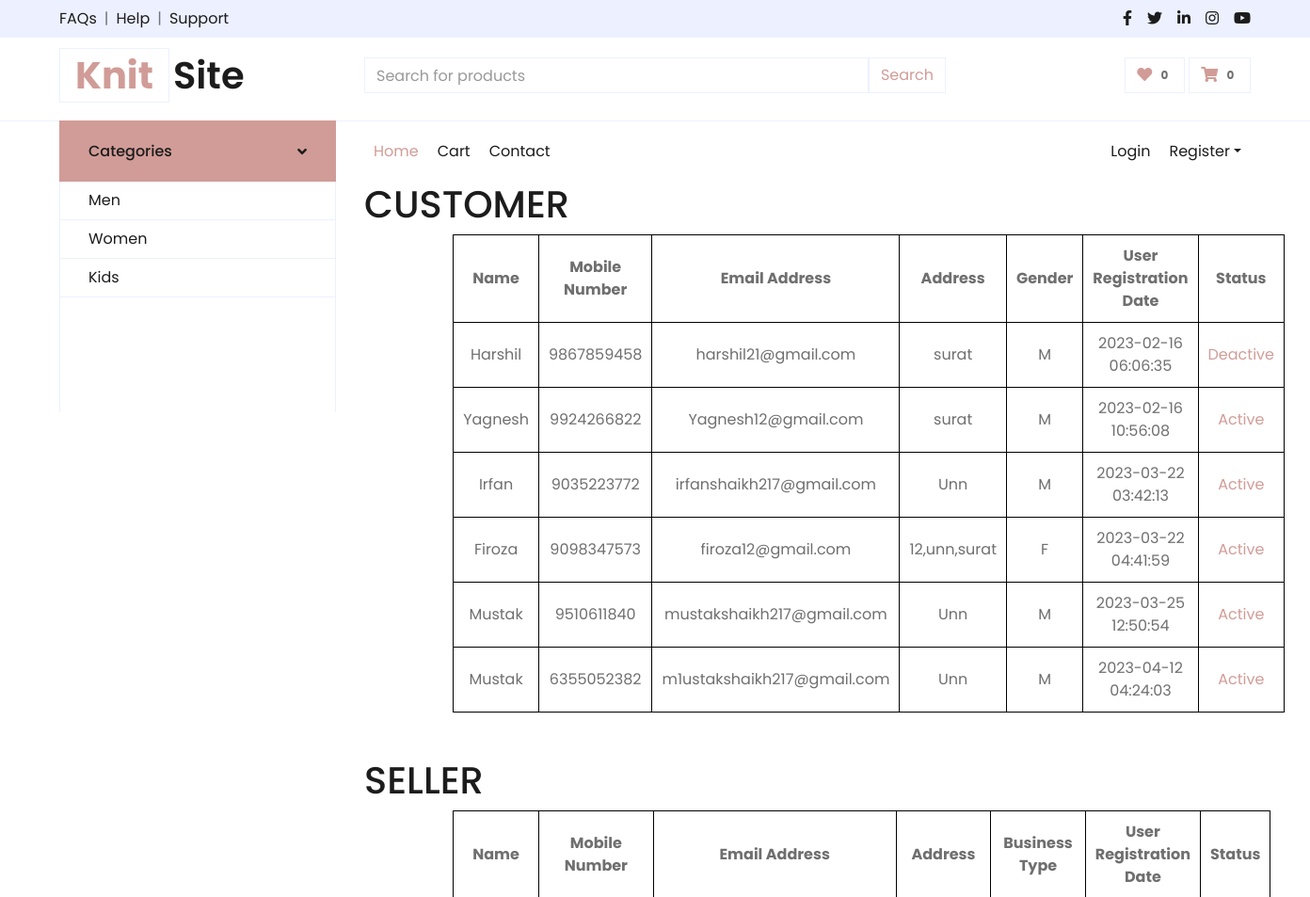
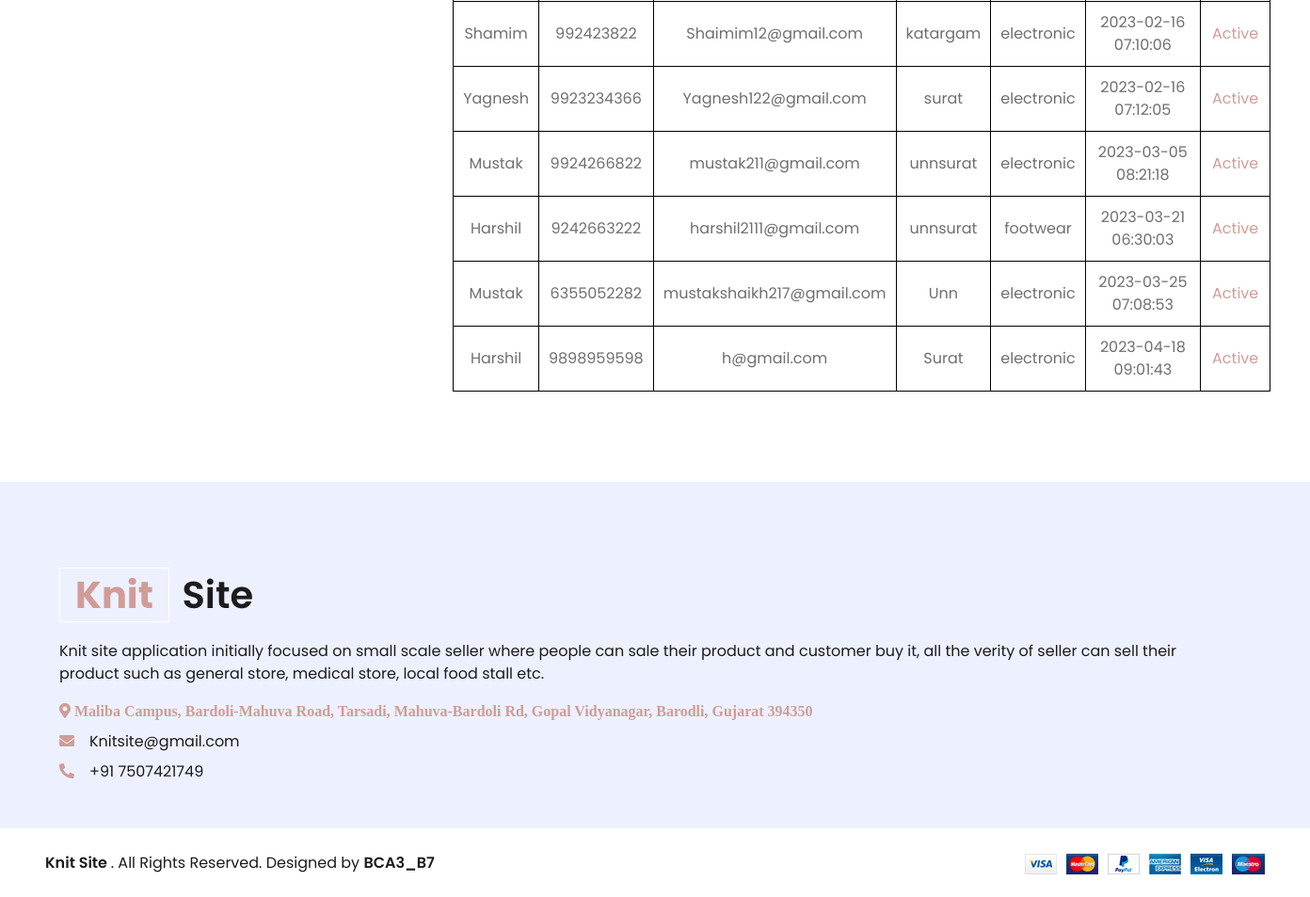
/dashboard.php, run on an earlier commit of the app's database (2 pictures, top to bottom).
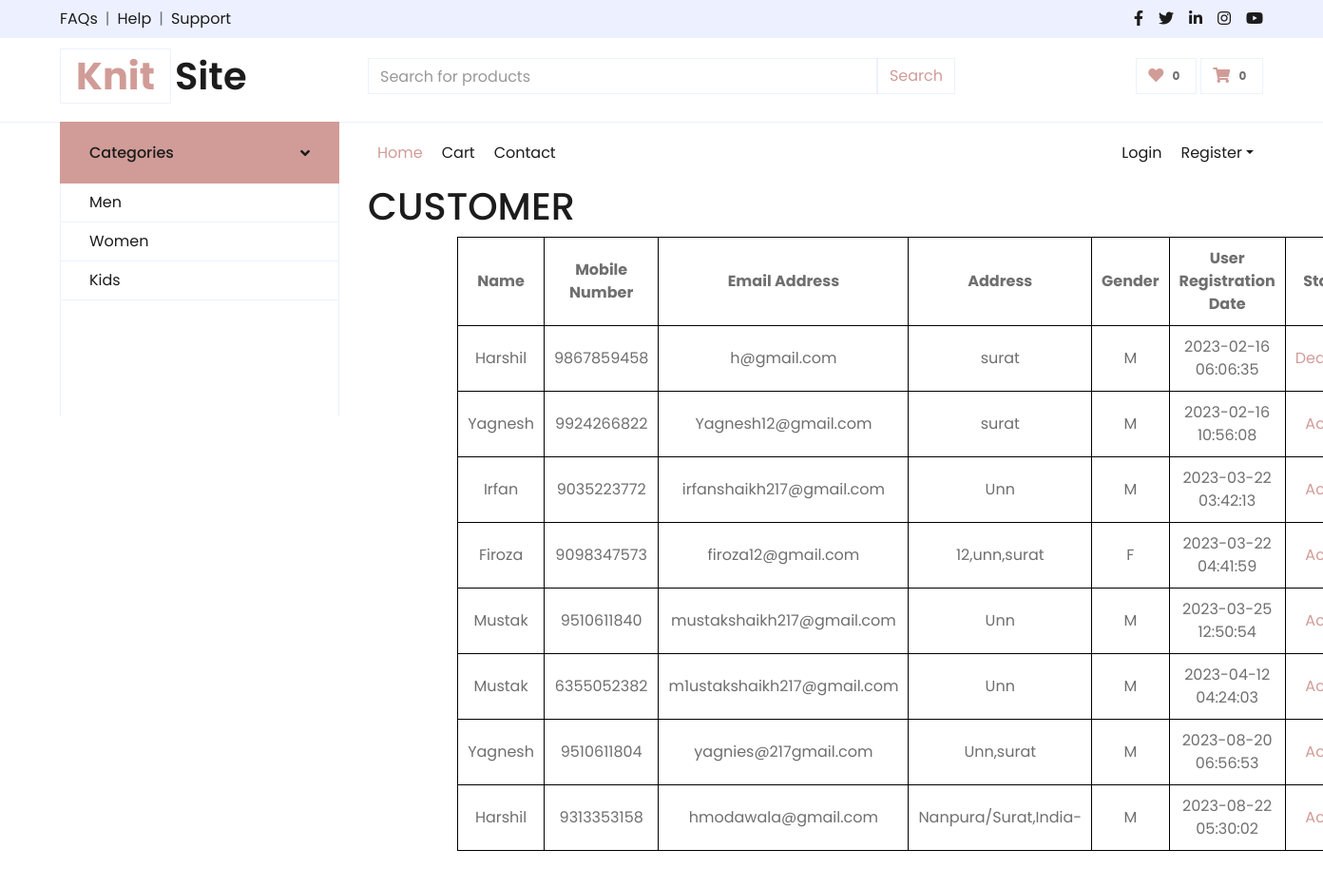
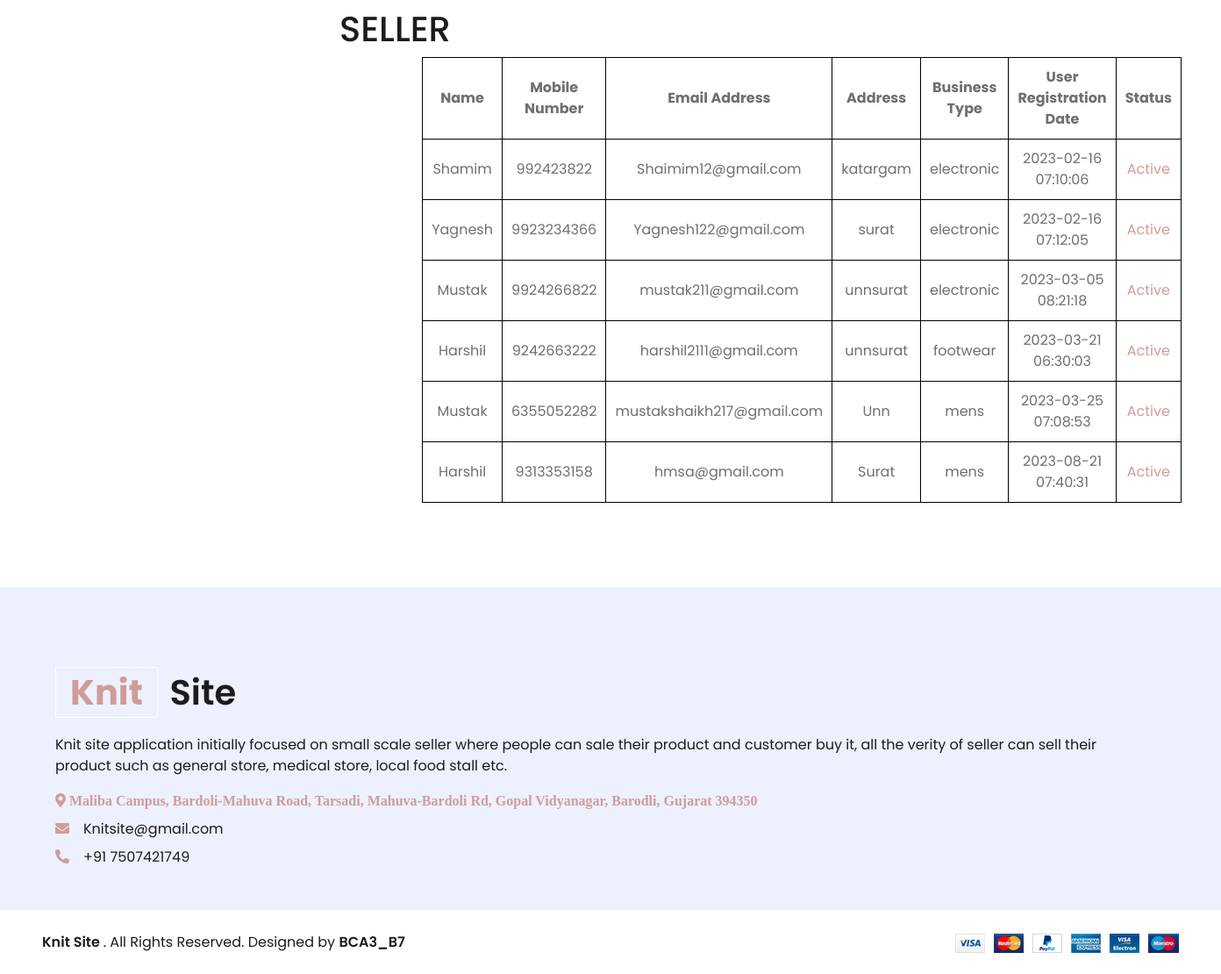
And on a later commit of the database (2 pictures, top to bottom).
### tables this page shows
CREATE TABLE `customerregistration` (
  `UserId` int(11) NOT NULL,
  `UserFirstName` varchar(30) NOT NULL,
  `UserMiddleName` varchar(30) NOT NULL,
  `UserLastName` varchar(30) NOT NULL,
  `MobileNumber` char(10) NOT NULL,
  `EmailAddress` varchar(30) NOT NULL,
  `UserName` varchar(30) NOT NULL,
  `Password` char(32) NOT NULL,
  `ConfirmPassword` char(32) NOT NULL,
  `Address` varchar(50) NOT NULL,
  `Pincode` int(6) NOT NULL,
  `Gender` varchar(1) NOT NULL,
  `CreationDate` datetime NOT NULL,
  `status` varchar(1) NOT NULL DEFAULT '1'
);

CREATE TABLE `sellerregistration` (
  `SellerId` int(11) NOT NULL,
  `SellerFirstName` varchar(30) NOT NULL,
  `SellerMiddleName` varchar(30) NOT NULL,
  `SellerLastName` varchar(30) NOT NULL,
  `MobileNumber` char(10) NOT NULL,
  `EmailAddress` varchar(30) NOT NULL,
  `UserName` varchar(30) NOT NULL,
  `Password` char(32) NOT NULL,
  `ConfirmPassword` char(32) NOT NULL,
  `BusinessLocation` varchar(50) NOT NULL,
  `Pincode` int(6) NOT NULL,
  `BusinessType` varchar(20) NOT NULL,
  `CreationDate` datetime NOT NULL,
  `status` varchar(1) NOT NULL DEFAULT '1',
  `businessdoc` varchar(256) DEFAULT NULL
);

### dashboard.php (the view, shortened to what the changed rows need)
<!DOCTYPE html>
<html lang="en">
<head>
    <link href="https://cdnjs.cloudflare.com/ajax/libs/font-awesome/5.10.0/css/all.min.css" rel="stylesheet">
    <link href="lib/owlcarousel/assets/owl.carousel.min.css" rel="stylesheet">
    <link href="css/style.css" rel="stylesheet">
</head>
<body>
   <?php include_once 'header.php'; ?>
    <div class="container-fluid mb-5">
        <div class="row border-top px-xl-5">
            <div class="col-lg-9">
                <div id="header-carousel" class="carousel slide" data-ride="carousel">
                  <?php
$conn = new mysqli("localhost","root","","knitsite");
$sql = "SELECT UserId,UserFirstName,UserMiddleName,UserLastName,MobileNumber,EmailAddress,UserName,Address,Pincode,Gender,CreationDate,status FROM customerregistration";
$result = $conn->query($sql);
if ($result->num_rows > 0) {
    $row = $result->fetch_all(MYSQLI_ASSOC);
}
?>
<html>
    <h1>CUSTOMER</h1>
    <table>
        <thead>
            <tr>
                <th>Name</th>
                <th>Mobile Number</th>
                <th>Email Address</th>
                <th>Address</th>
                <th>Gender</th>
                <th>User Registration Date</th>
                <th>Status</th>
            </tr>
        </thead>
        <tbody>
            <?php
               if(!empty($row))
               foreach($row as $rows)
              {
            ?>
            <tr>
                <td><?php echo $rows['UserFirstName']; ?></td>
                <td><?php echo $rows['MobileNumber']; ?></td>
                <td><?php echo $rows['EmailAddress']; ?></td>
                <td><?php echo $rows['Address']; ?></td>
                <td><?php echo $rows['Gender']; ?></td>
                <td><?php echo $rows['CreationDate']; ?></td>
                <td><a href="active.php?cid=<?php echo $rows['UserId']; ?>&status=<?php echo $rows['status']; ?>"><?php if($rows['status']==1)echo"Active"; else echo"Deactive"?></a></td>
            </tr>
            <?php } ?>
        </tbody>
    </table>
    <br><br>
</html>
 <?php
$conn = new mysqli("localhost","root","","knitsite");
$sql = "SELECT SellerId,SellerFirstName,SellerMiddleName,SellerLastName,MobileNumber,EmailAddress,UserName,Password,BusinessLocation,Pincode,BusinessType,CreationDate,status FROM sellerregistration";
$result = $conn->query($sql);
if ($result->num_rows > 0) {
    $row = $result->fetch_all(MYSQLI_ASSOC);
}
?>
<html>
    <h1>SELLER</h1>
    <table>
        <thead>
            <tr>
                <th>Name</th>
                <th>Mobile Number</th>
                <th>Email Address</th>
                <th>Address</th>
                <th>Business Type</th>
                <th>User Registration Date</th>
                <th>Status</th>
            </tr>
        </thead>
        <tbody>
            <?php
               if(!empty($row))
               foreach($row as $rows)
              {
            ?>
            <tr>
                <td><?php echo $rows['SellerFirstName']; ?></td>
                <td><?php echo $rows['MobileNumber']; ?></td>
                <td><?php echo $rows['EmailAddress']; ?></td>
                <td><?php echo $rows['BusinessLocation']; ?></td>
                <td><?php echo $rows['BusinessType']; ?></td>
                <td><?php echo $rows['CreationDate']; ?></td>
                <td><a href="active.php?sid=<?php echo $rows['SellerId']; ?>&status=<?php echo $rows['status']; ?>"><?php if($rows['status']==1)echo"Active"; else echo"Deactive"?></a></td>
            </tr>
            <?php } ?>
        </tbody>
    </table>
    <br><br>
</html>
                </div>
            </div>
        </div>
    </div>
    <div class="container-fluid bg-secondary text-dark mt-5 pt-5">
        <div class="row px-xl-5 pt-5">
            <div class="col-lg-12 col-md-12 mb-5 pr-3 pr-xl-5">
                <a href="" class="text-decoration-none">
                    <h1 class="mb-4 display-5 font-weight-semi-bold"><span
                            class="text-primary font-weight-bold border border-white px-3 mr-1">Knit</span> Site</h1>
                </a>
            </div>
        </div>
    </div>
</body>
</html>

What changed in the data, as far as the page shows it:
removed sellerregistration: SellerFirstName "Harshil", MobileNumber "9898959598", EmailAddress "h@gmail.com", BusinessLocation "Surat", BusinessType "electronic", CreationDate "2023-04-18 09:01:43", status "Active"
changed customerregistration: EmailAddress "harshil21@gmail.com" → "h@gmail.com"
added customerregistration: UserFirstName "Yagnesh", MobileNumber "9510611804", EmailAddress "yagnies@217gmail.com", Address "Unn,surat", Gender "M", CreationDate "2023-08-20 06:56:53", status "Active"
added customerregistration: UserFirstName "Harshil", MobileNumber "9313353158", EmailAddress "hmodawala@gmail.com", Address "Nanpura/Surat,India-", Gender "M", CreationDate "2023-08-22 05:30:02", status "Active"
changed sellerregistration "mustakshaikh217@gmail.com": BusinessType "electronic" → "mens"
added sellerregistration: SellerFirstName "Harshil", MobileNumber "9313353158", EmailAddress "hmsa@gmail.com", BusinessLocation "Surat", BusinessType "mens", CreationDate "2023-08-21 07:40:31", status "Active"
